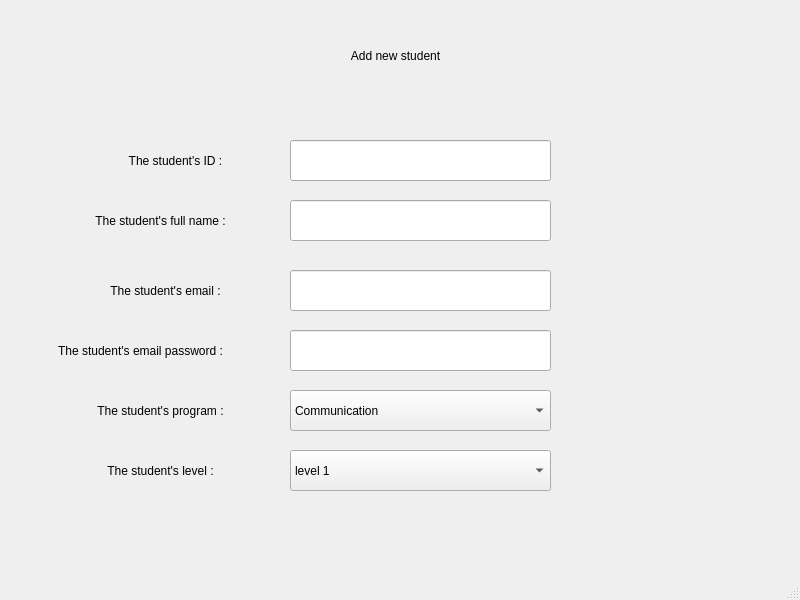
<?xml version="1.0" encoding="UTF-8"?>
<ui version="4.0">
 <class>MainWindow</class>
 <widget class="QMainWindow" name="MainWindow">
  <property name="geometry">
   <rect>
    <x>0</x>
    <y>0</y>
    <width>800</width>
    <height>600</height>
   </rect>
  </property>
  <property name="windowTitle">
   <string>MainWindow</string>
  </property>
  <widget class="QWidget" name="centralwidget">
   <widget class="QLabel" name="label">
    <property name="geometry">
     <rect>
      <x>180</x>
      <y>10</y>
      <width>431</width>
      <height>91</height>
     </rect>
    </property>
    <property name="styleSheet">
     <string notr="true">font: 36pt &quot;Rockwell&quot;</string>
    </property>
    <property name="text">
     <string>Add new student</string>
    </property>
    <property name="alignment">
     <set>Qt::AlignCenter</set>
    </property>
   </widget>
   <widget class="QLineEdit" name="lineEdit_StudentID">
    <property name="geometry">
     <rect>
      <x>290</x>
      <y>140</y>
      <width>261</width>
      <height>41</height>
     </rect>
    </property>
    <property name="styleSheet">
     <string notr="true">font: 15pt &quot;Rockwell&quot;</string>
    </property>
   </widget>
   <widget class="QLineEdit" name="lineEdit_FullName">
    <property name="geometry">
     <rect>
      <x>290</x>
      <y>200</y>
      <width>261</width>
      <height>41</height>
     </rect>
    </property>
    <property name="styleSheet">
     <string notr="true">font: 15pt &quot;Rockwell&quot;</string>
    </property>
   </widget>
   <widget class="QLineEdit" name="lineEdit_Password">
    <property name="geometry">
     <rect>
      <x>290</x>
      <y>330</y>
      <width>261</width>
      <height>41</height>
     </rect>
    </property>
    <property name="styleSheet">
     <string notr="true">font: 15pt &quot;Rockwell&quot;</string>
    </property>
   </widget>
   <widget class="QLineEdit" name="lineEdit_Email">
    <property name="geometry">
     <rect>
      <x>290</x>
      <y>270</y>
      <width>261</width>
      <height>41</height>
     </rect>
    </property>
    <property name="styleSheet">
     <string notr="true">font: 12pt &quot;Rockwell&quot;</string>
    </property>
   </widget>
   <widget class="QComboBox" name="comboBox_Major">
    <property name="geometry">
     <rect>
      <x>290</x>
      <y>390</y>
      <width>261</width>
      <height>41</height>
     </rect>
    </property>
    <property name="styleSheet">
     <string notr="true">font: 15pt &quot;Rockwell&quot;</string>
    </property>
    <item>
     <property name="text">
      <string>Communication</string>
     </property>
    </item>
    <item>
     <property name="text">
      <string>Biomedical</string>
     </property>
    </item>
    <item>
     <property name="text">
      <string>Power</string>
     </property>
    </item>
    <item>
     <property name="text">
      <string>Computer</string>
     </property>
    </item>
   </widget>
   <widget class="QComboBox" name="comboBox_Level">
    <property name="geometry">
     <rect>
      <x>290</x>
      <y>450</y>
      <width>261</width>
      <height>41</height>
     </rect>
    </property>
    <property name="styleSheet">
     <string notr="true">font: 15pt &quot;Rockwell&quot;</string>
    </property>
    <item>
     <property name="text">
      <string>level 1</string>
     </property>
    </item>
    <item>
     <property name="text">
      <string>level 2</string>
     </property>
    </item>
    <item>
     <property name="text">
      <string>level 3</string>
     </property>
    </item>
    <item>
     <property name="text">
      <string>level 4</string>
     </property>
    </item>
   </widget>
   <widget class="QLabel" name="label_2">
    <property name="geometry">
     <rect>
      <x>90</x>
      <y>140</y>
      <width>171</width>
      <height>41</height>
     </rect>
    </property>
    <property name="styleSheet">
     <string notr="true">font: 12pt &quot;Rockwell&quot;</string>
    </property>
    <property name="text">
     <string>The student's ID :</string>
    </property>
    <property name="alignment">
     <set>Qt::AlignCenter</set>
    </property>
   </widget>
   <widget class="QLabel" name="label_3">
    <property name="geometry">
     <rect>
      <x>60</x>
      <y>200</y>
      <width>201</width>
      <height>41</height>
     </rect>
    </property>
    <property name="styleSheet">
     <string notr="true">font: 12pt &quot;Rockwell&quot;</string>
    </property>
    <property name="text">
     <string>The student's full name :</string>
    </property>
    <property name="alignment">
     <set>Qt::AlignCenter</set>
    </property>
   </widget>
   <widget class="QLabel" name="label_4">
    <property name="geometry">
     <rect>
      <x>20</x>
      <y>330</y>
      <width>241</width>
      <height>41</height>
     </rect>
    </property>
    <property name="styleSheet">
     <string notr="true">font: 12pt &quot;Rockwell&quot;</string>
    </property>
    <property name="text">
     <string>The student's email password :</string>
    </property>
    <property name="alignment">
     <set>Qt::AlignCenter</set>
    </property>
   </widget>
   <widget class="QLabel" name="label_5">
    <property name="geometry">
     <rect>
      <x>40</x>
      <y>270</y>
      <width>251</width>
      <height>41</height>
     </rect>
    </property>
    <property name="styleSheet">
     <string notr="true">font: 12pt &quot;Rockwell&quot;</string>
    </property>
    <property name="text">
     <string>The student's email :</string>
    </property>
    <property name="alignment">
     <set>Qt::AlignCenter</set>
    </property>
   </widget>
   <widget class="QLabel" name="label_6">
    <property name="geometry">
     <rect>
      <x>60</x>
      <y>390</y>
      <width>201</width>
      <height>41</height>
     </rect>
    </property>
    <property name="styleSheet">
     <string notr="true">font: 12pt &quot;Rockwell&quot;</string>
    </property>
    <property name="text">
     <string>The student's program :</string>
    </property>
    <property name="alignment">
     <set>Qt::AlignCenter</set>
    </property>
   </widget>
   <widget class="QLabel" name="label_7">
    <property name="geometry">
     <rect>
      <x>60</x>
      <y>450</y>
      <width>201</width>
      <height>41</height>
     </rect>
    </property>
    <property name="styleSheet">
     <string notr="true">font: 12pt &quot;Rockwell&quot;</string>
    </property>
    <property name="text">
     <string>The student's level :</string>
    </property>
    <property name="alignment">
     <set>Qt::AlignCenter</set>
    </property>
   </widget>
  </widget>
  <widget class="QMenuBar" name="menubar">
   <property name="geometry">
    <rect>
     <x>0</x>
     <y>0</y>
     <width>800</width>
     <height>26</height>
    </rect>
   </property>
  </widget>
  <widget class="QStatusBar" name="statusbar"/>
 </widget>
 <resources/>
 <connections/>
</ui>
